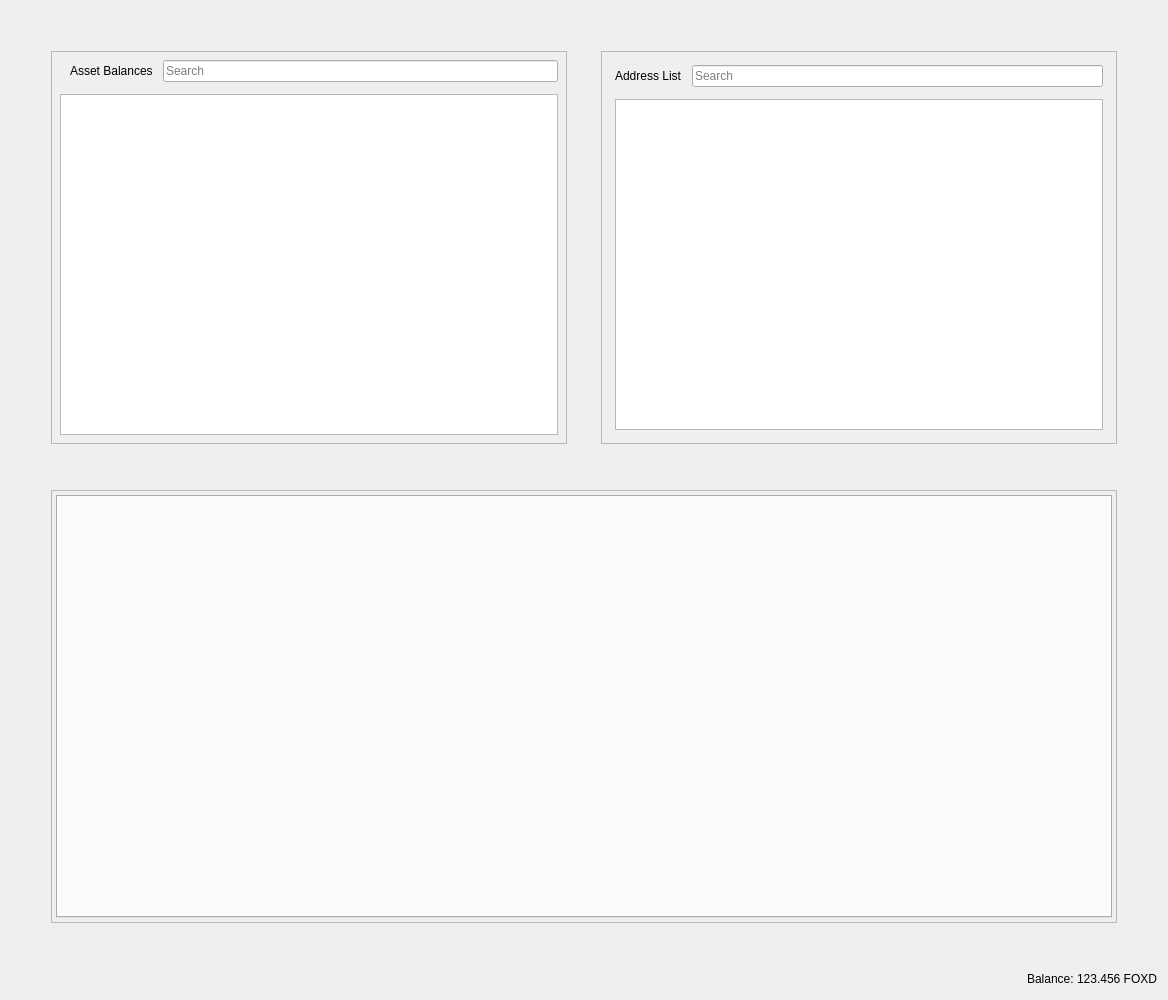
<?xml version="1.0" encoding="UTF-8"?>
<ui version="4.0">
 <class>RestrictedAssetsDialog</class>
 <widget class="QDialog" name="RestrictedAssetsDialog">
  <property name="geometry">
   <rect>
    <x>0</x>
    <y>0</y>
    <width>1168</width>
    <height>1000</height>
   </rect>
  </property>
  <property name="windowTitle">
   <string>Send Coins</string>
  </property>
  <layout class="QVBoxLayout" name="verticalLayout">
   <item>
    <layout class="QHBoxLayout" name="horizontalLayout">
     <property name="spacing">
      <number>34</number>
     </property>
     <property name="leftMargin">
      <number>40</number>
     </property>
     <property name="topMargin">
      <number>40</number>
     </property>
     <property name="rightMargin">
      <number>40</number>
     </property>
     <property name="bottomMargin">
      <number>40</number>
     </property>
     <item>
      <widget class="QFrame" name="frameAssetBalance">
       <property name="frameShape">
        <enum>QFrame::StyledPanel</enum>
       </property>
       <property name="frameShadow">
        <enum>QFrame::Raised</enum>
       </property>
       <layout class="QVBoxLayout" name="verticalLayout_7">
        <property name="spacing">
         <number>12</number>
        </property>
        <property name="leftMargin">
         <number>4</number>
        </property>
        <property name="topMargin">
         <number>4</number>
        </property>
        <property name="rightMargin">
         <number>4</number>
        </property>
        <property name="bottomMargin">
         <number>4</number>
        </property>
        <item>
         <layout class="QVBoxLayout" name="verticalLayout_4">
          <property name="spacing">
           <number>12</number>
          </property>
          <property name="leftMargin">
           <number>4</number>
          </property>
          <property name="topMargin">
           <number>4</number>
          </property>
          <property name="rightMargin">
           <number>4</number>
          </property>
          <property name="bottomMargin">
           <number>4</number>
          </property>
          <item>
           <layout class="QHBoxLayout" name="horizontalLayout_8">
            <property name="spacing">
             <number>10</number>
            </property>
            <property name="leftMargin">
             <number>10</number>
            </property>
            <item>
             <widget class="QLabel" name="labelAssetBalance">
              <property name="text">
               <string>Asset Balances</string>
              </property>
             </widget>
            </item>
            <item>
             <widget class="QLineEdit" name="lineEditAssetSearch">
              <property name="placeholderText">
               <string>Search</string>
              </property>
             </widget>
            </item>
           </layout>
          </item>
          <item>
           <widget class="QTableView" name="listAssets"/>
          </item>
         </layout>
        </item>
       </layout>
      </widget>
     </item>
     <item>
      <widget class="QFrame" name="frameAddressList">
       <property name="frameShape">
        <enum>QFrame::StyledPanel</enum>
       </property>
       <property name="frameShadow">
        <enum>QFrame::Raised</enum>
       </property>
       <layout class="QVBoxLayout" name="verticalLayout_10">
        <property name="spacing">
         <number>12</number>
        </property>
        <item>
         <layout class="QVBoxLayout" name="verticalLayout_9">
          <property name="spacing">
           <number>12</number>
          </property>
          <property name="leftMargin">
           <number>4</number>
          </property>
          <property name="topMargin">
           <number>4</number>
          </property>
          <property name="rightMargin">
           <number>4</number>
          </property>
          <property name="bottomMargin">
           <number>4</number>
          </property>
          <item>
           <layout class="QHBoxLayout" name="horizontalLayout_9">
            <property name="spacing">
             <number>10</number>
            </property>
            <property name="leftMargin">
             <number>0</number>
            </property>
            <property name="topMargin">
             <number>0</number>
            </property>
            <property name="rightMargin">
             <number>0</number>
            </property>
            <property name="bottomMargin">
             <number>0</number>
            </property>
            <item>
             <widget class="QLabel" name="labelAddressList">
              <property name="text">
               <string>Address List</string>
              </property>
             </widget>
            </item>
            <item>
             <widget class="QLineEdit" name="lineEditAddressSearch">
              <property name="placeholderText">
               <string>Search</string>
              </property>
             </widget>
            </item>
           </layout>
          </item>
          <item>
           <widget class="QTableView" name="myAddressList"/>
          </item>
         </layout>
        </item>
       </layout>
      </widget>
     </item>
    </layout>
   </item>
   <item>
    <layout class="QHBoxLayout" name="horizontalLayout_4">
     <property name="spacing">
      <number>34</number>
     </property>
     <property name="leftMargin">
      <number>40</number>
     </property>
     <property name="topMargin">
      <number>0</number>
     </property>
     <property name="rightMargin">
      <number>40</number>
     </property>
     <property name="bottomMargin">
      <number>40</number>
     </property>
     <item>
      <widget class="QFrame" name="tabFrame">
       <property name="frameShape">
        <enum>QFrame::StyledPanel</enum>
       </property>
       <property name="frameShadow">
        <enum>QFrame::Raised</enum>
       </property>
       <layout class="QVBoxLayout" name="verticalLayout_8">
        <property name="spacing">
         <number>12</number>
        </property>
        <property name="leftMargin">
         <number>4</number>
        </property>
        <property name="topMargin">
         <number>4</number>
        </property>
        <property name="rightMargin">
         <number>4</number>
        </property>
        <property name="bottomMargin">
         <number>4</number>
        </property>
        <item>
         <widget class="QTabWidget" name="tabWidget">
          <property name="tabPosition">
           <enum>QTabWidget::North</enum>
          </property>
          <property name="tabShape">
           <enum>QTabWidget::Rounded</enum>
          </property>
          <property name="currentIndex">
           <number>-1</number>
          </property>
          <property name="elideMode">
           <enum>Qt::ElideNone</enum>
          </property>
         </widget>
        </item>
       </layout>
      </widget>
     </item>
    </layout>
   </item>
   <item>
    <layout class="QHBoxLayout" name="horizontalLayout_2">
     <property name="spacing">
      <number>3</number>
     </property>
     <item>
      <spacer name="horizontalSpacer">
       <property name="orientation">
        <enum>Qt::Horizontal</enum>
       </property>
       <property name="sizeHint" stdset="0">
        <size>
         <width>40</width>
         <height>20</height>
        </size>
       </property>
      </spacer>
     </item>
     <item alignment="Qt::AlignRight">
      <widget class="QLabel" name="label">
       <property name="sizePolicy">
        <sizepolicy hsizetype="Preferred" vsizetype="Fixed">
         <horstretch>0</horstretch>
         <verstretch>0</verstretch>
        </sizepolicy>
       </property>
       <property name="text">
        <string>Balance:</string>
       </property>
      </widget>
     </item>
     <item alignment="Qt::AlignRight">
      <widget class="QLabel" name="labelBalance">
       <property name="sizePolicy">
        <sizepolicy hsizetype="Preferred" vsizetype="Fixed">
         <horstretch>0</horstretch>
         <verstretch>0</verstretch>
        </sizepolicy>
       </property>
       <property name="cursor">
        <cursorShape>IBeamCursor</cursorShape>
       </property>
       <property name="text">
        <string notr="true">123.456 FOXD</string>
       </property>
       <property name="textInteractionFlags">
        <set>Qt::LinksAccessibleByMouse|Qt::TextSelectableByKeyboard|Qt::TextSelectableByMouse</set>
       </property>
      </widget>
     </item>
    </layout>
   </item>
  </layout>
 </widget>
 <resources>
  <include location="../mulecoin.qrc"/>
 </resources>
 <connections/>
</ui>
